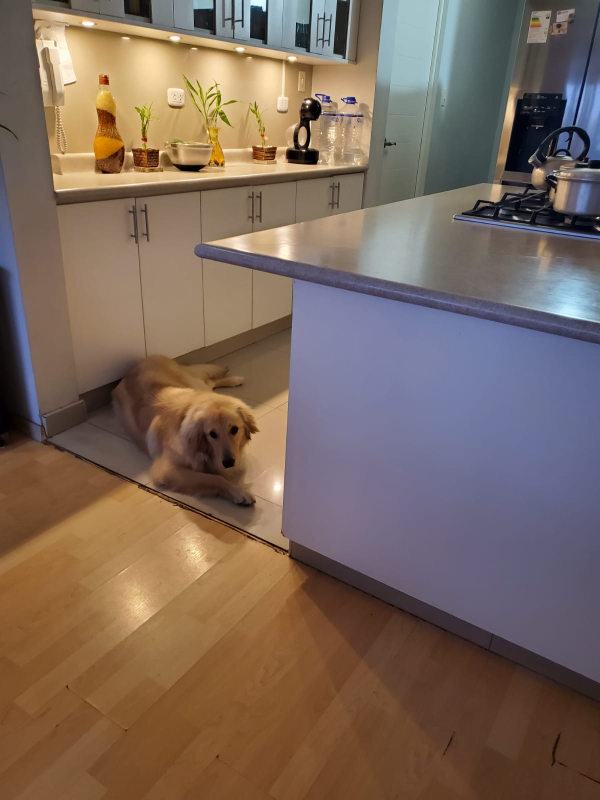
#> input picture golden.jpeg, 1200 x 1600 px (shown at 1/2 size)
$ jupyter execute 04_OCV_dibujando.ipynb
#> lines starting #> are read from the running program, lines starting #| are printed output that depends on the picture
# Dibujando con OpenCV

### Importar las librerias

[cell 1]
# Importar las librerias necesarias
from matplotlib import pyplot as plt
import numpy as np
import cv2

### Función para mostrar imágenes en Jupyter Notebooks y Google Colab

[cell 2]
def mostrar_imagen(titulo,imagen):
  imagen = cv2.cvtColor(imagen,cv2.COLOR_BGR2RGB)
  plt.imshow(imagen)
  plt.title(titulo)
  plt.grid(False)
  plt.show

### Implementando funciones de dibujo básicas en OpenCV

[cell 3]
# inicializar el lienzo con una imagen de 300x600 pixeles con 3
# canales (Rojo, Verde y Azúl) con un fondo negro
canvas = np.zeros((300, 600, 3), dtype="uint8")

[cell 4]
# mostramos el lienzo
plt.imshow(canvas)

[cell 5]
# dibujar una línea verde desde la esquina superior izquierda del
# lienzo hasta la esquina inferior derecha
green = (0, 255, 0)
cv2.line(canvas, (0, 0), (600, 300), green)
mostrar_imagen("Canvas", canvas)
#> in mostrar_imagen, `imagen = cv2.cvtColor(imagen,cv2.COLOR_BGR2RGB)`:
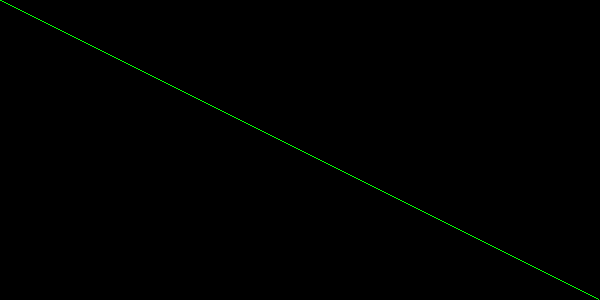
#> imagen: shape (300, 600, 3); mean R, G, B 0, 0.8, 0

[cell 6]
# dibujar una línea roja con 3 pixeles de grosor desde la esquina
# superior derecha a la esquina inferior izquierda
red = (0, 0, 255)
cv2.line(canvas, (600, 0), (0, 300), red, 3)
mostrar_imagen("Canvas", canvas)
#> call 2 of mostrar_imagen, with titulo = 'Canvas'
#> in mostrar_imagen (call 2), `imagen = cv2.cvtColor(imagen,cv2.COLOR_BGR2RGB)`:
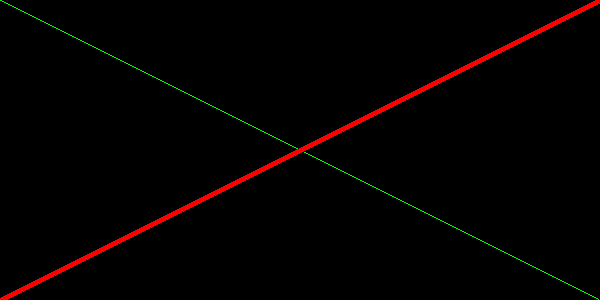
#> imagen: shape (300, 600, 3); mean R, G, B 4.7, 0.8, 0

[cell 7]
# dibujar un cuadrado verde de 50x50 pixeles, comenzando en el pixel 50,10 y
# terminando en 100,60
cv2.rectangle(canvas, (10, 50), (60, 100), green)
mostrar_imagen("Canvas", canvas)

[cell 8]
# dibujar otro rectángulo, uno rojo con 5 pixeles de grosor
cv2.rectangle(canvas, (50, 200), (200, 225), red, 5)
mostrar_imagen("Canvas", canvas)

[cell 9]
# dibujar un rectángulo y rellenarlo (azúl y rellenado )
blue = (255, 0, 0)
cv2.rectangle(canvas, (200, 50), (225, 125), blue, -1)
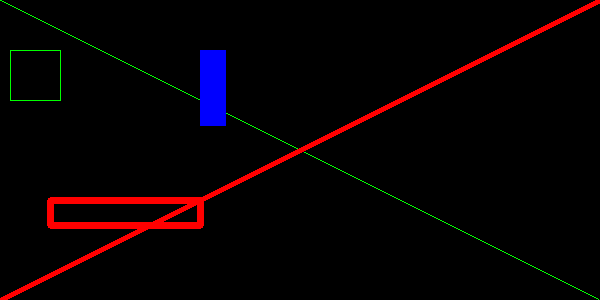
#> canvas: shape (300, 600, 3); mean of channels 0, 1, 2 2.8, 1.1, 7.9; drawn as B, G, R
mostrar_imagen("Canvas", canvas)

[cell 10]
cv2.imwrite("canvas01.jpeg",canvas)
#> Out = True

[cell 11]
# reinicializar el canvas como un arreglo vacío de 300x300, calcular el
# centro (x,y) del canvas
canvas = np.zeros((300, 300, 3), dtype="uint8")
(centerX, centerY) = (canvas.shape[1] // 2, canvas.shape[0] // 2)
white = (255, 255, 255) #color blanco

[cell 12]
# bucle para incrementar el radio, desde 25 pixeles hasta 150 pixeles
# en incrementos de 25
for r in range(0, 175, 25): #(0,25,..,125,150)
    # draw a white circle with the current radius size
    cv2.circle(canvas, (centerX, centerY), r, white)
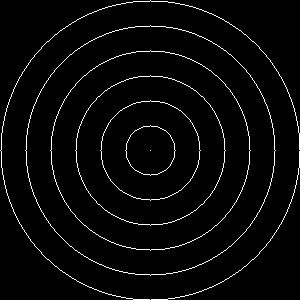
#> canvas: shape (300, 300, 3); 3.3% white in thin lines or dots

# mostrar el dibujo
mostrar_imagen("Canvas", canvas)

[cell 13]
cv2.imwrite("canvas02.jpeg",canvas)
#> Out = True

[cell 14]
# reinicializar el canvas nuevamente
canvas = np.zeros((300, 300, 3), dtype="uint8")

# dibujemos 25 circulos
for i in range(0, 25):
	# generar un radio aleatorio entre 5 y 200, generar un color
    # aleatorio, y luego escoger aleatoriamente un punto en el
    # lienzo donde sera dibujado el círculo
	radius = np.random.randint(5, high=200)
	color = np.random.randint(0, high=256, size=(3,)).tolist()
	pt = np.random.randint(0, high=300, size=(2,))

	# dibujar el circulo aleatorio
	cv2.circle(canvas, tuple(pt), radius, color, -1)
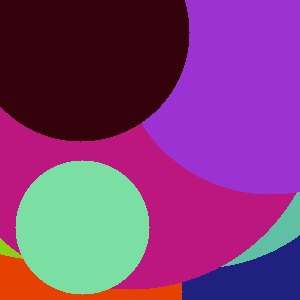
#> canvas: shape (300, 300, 3); mean of channels 0, 1, 2 120.2, 61, 125.3; drawn as B, G, R

# mostrar el dibujo
mostrar_imagen("Canvas", canvas)

[cell 15]
cv2.imwrite("canvas03.jpeg",canvas)
#> Out = True

### Dibujando en las imágenes con OpenCV

[cell 16]
args = {
	"image": "golden.jpeg"
}

[cell 17]
# cargar la imagen
image = cv2.imread(args["image"])
#> image is the input picture: shape (1600, 1200, 3); mean B, G, R 92.3, 104.1, 123.1

# dibujar un circulo, dos circulos rellenos y un rectángulo
cv2.circle(image, (168, 188), 90, (0, 0, 255), 2)
cv2.circle(image, (150, 164), 10, (0, 0, 255), -1)
#> image: shape (1600, 1200, 3); mean B, G, R 92.2, 104, 123.2
cv2.circle(image, (192, 174), 10, (0, 0, 255), -1)
#> image: shape (1600, 1200, 3); mean B, G, R 92.2, 103.9, 123.2
cv2.rectangle(image, (134, 200), (186, 218), (0, 0, 255), -1)
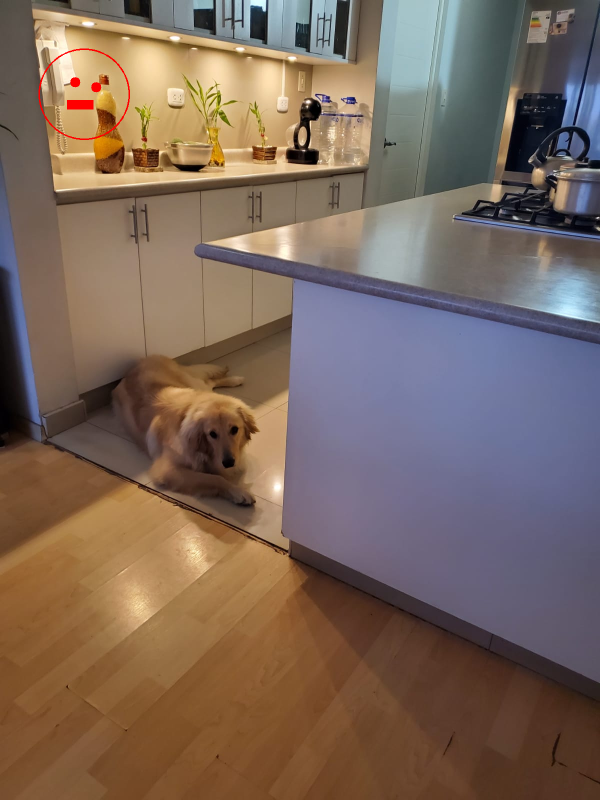
#> image: shape (1600, 1200, 3) (shown at 1/2 size); mean B, G, R 92.1, 103.9, 123.2

# mostrar la imagen
mostrar_imagen("Output", image)

[cell 18]
cv2.imwrite("canvas04.jpeg",image)
#> Out = True

$ run again, with Poker01.jpeg copied over golden.jpeg
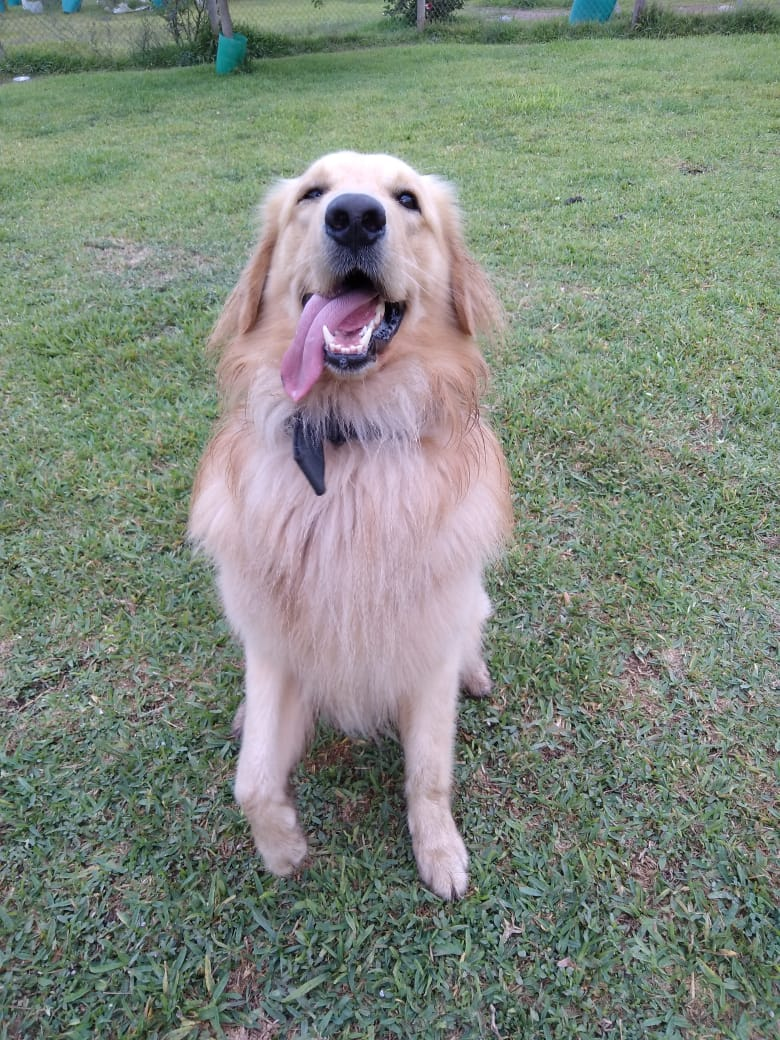
#> input picture Poker01.jpeg, 780 x 1040 px
#> `cv2.imwrite("canvas01.jpeg",canvas)`: Out = True
#> imagen: shape (300, 300, 3)
#> image is the input picture: shape (1040, 780, 3); mean B, G, R 125, 136.4, 127.4
#> `cv2.rectangle(image, (134, 200), (186, 218), (0, 0, 255), -1)`:
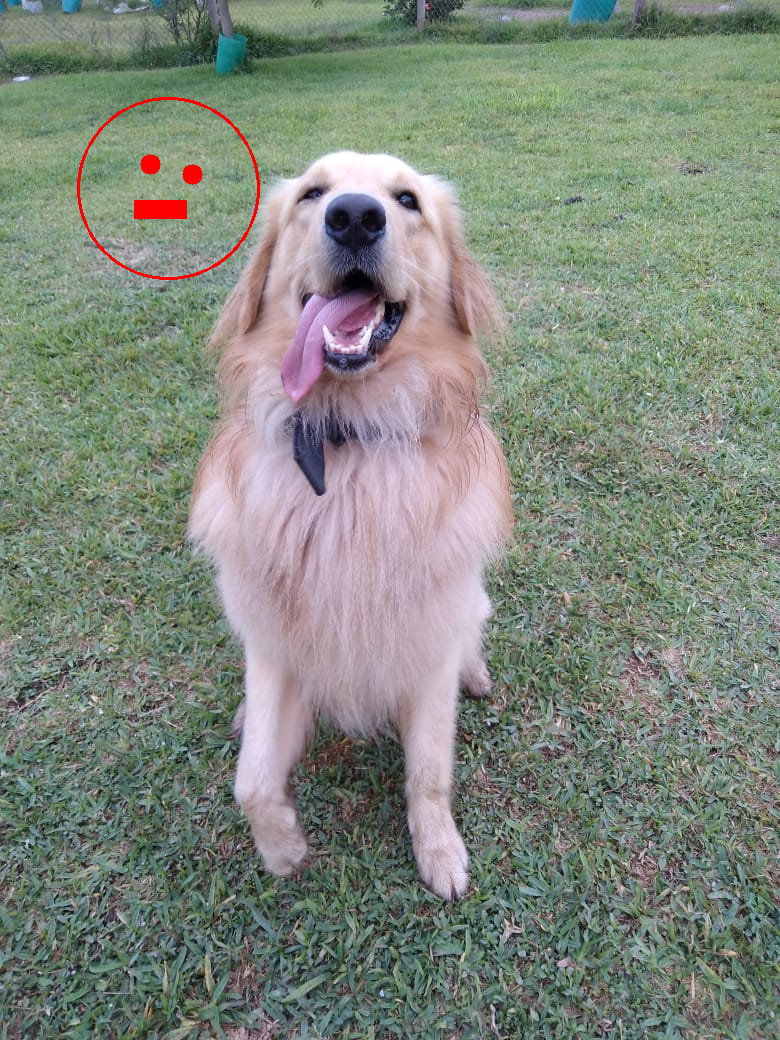
#> image: shape (1040, 780, 3); mean B, G, R 124.4, 135.8, 127.8
#> imagen: shape (1040, 780, 3)

$ run again, with Poker02.jpeg copied over golden.jpeg
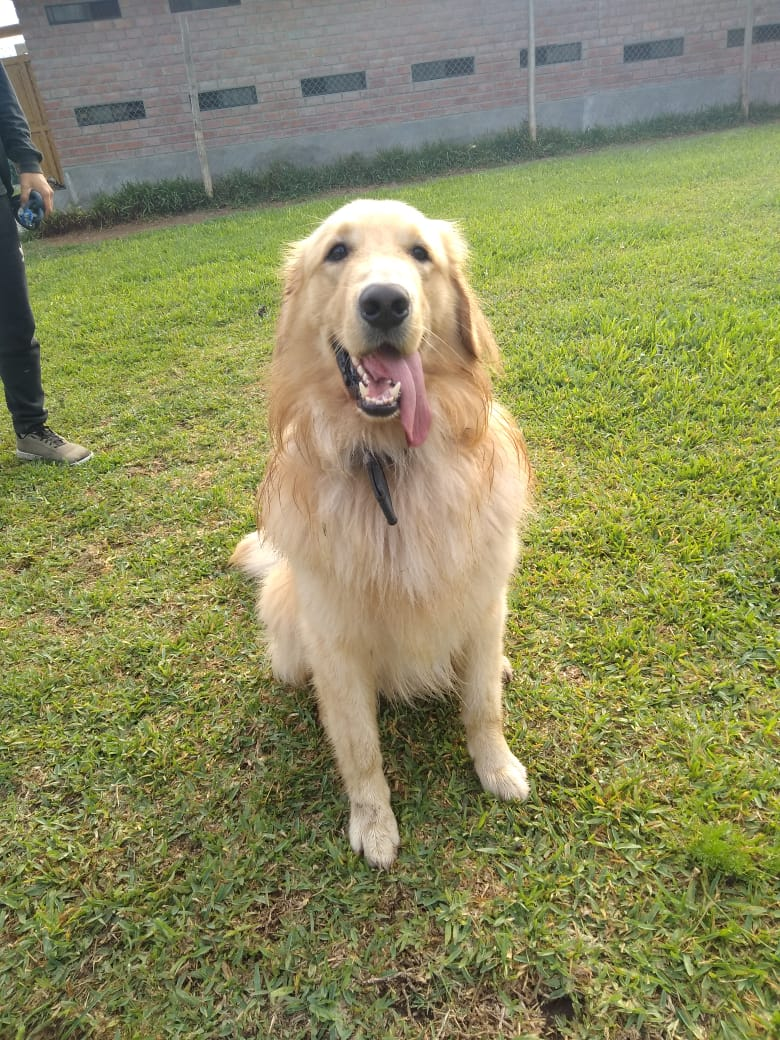
#> input picture Poker02.jpeg, 780 x 1040 px
#> `cv2.imwrite("canvas01.jpeg",canvas)`: Out = True
#> imagen: shape (300, 300, 3)
#> image is the input picture: shape (1040, 780, 3); mean B, G, R 92.8, 139.5, 139.1
#> `cv2.rectangle(image, (134, 200), (186, 218), (0, 0, 255), -1)`:
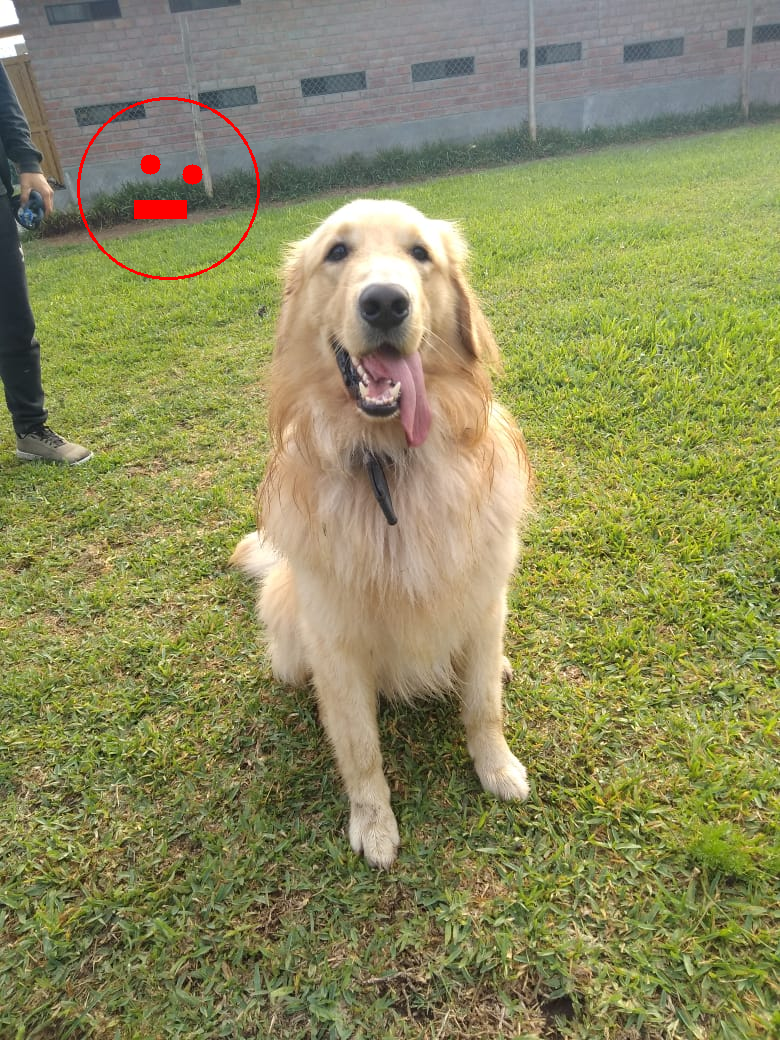
#> image: shape (1040, 780, 3); mean B, G, R 92.4, 139, 139.7
#> imagen: shape (1040, 780, 3)
